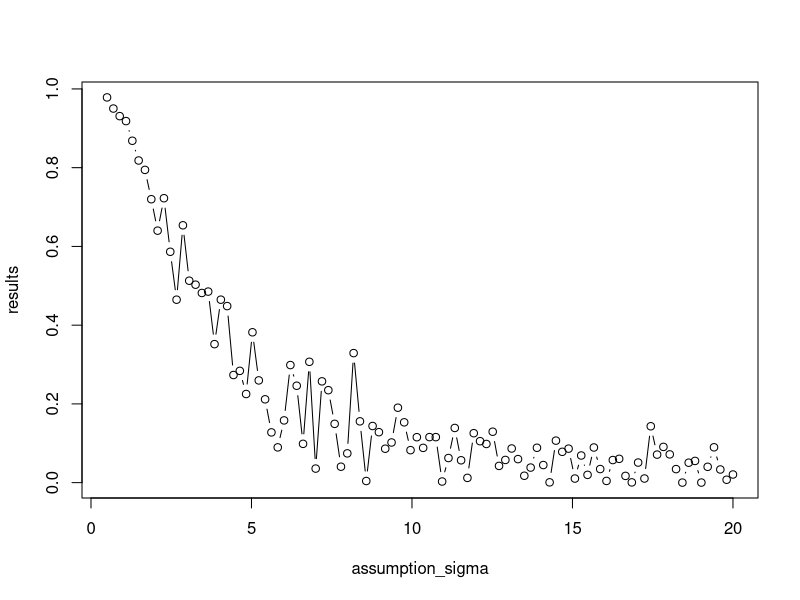
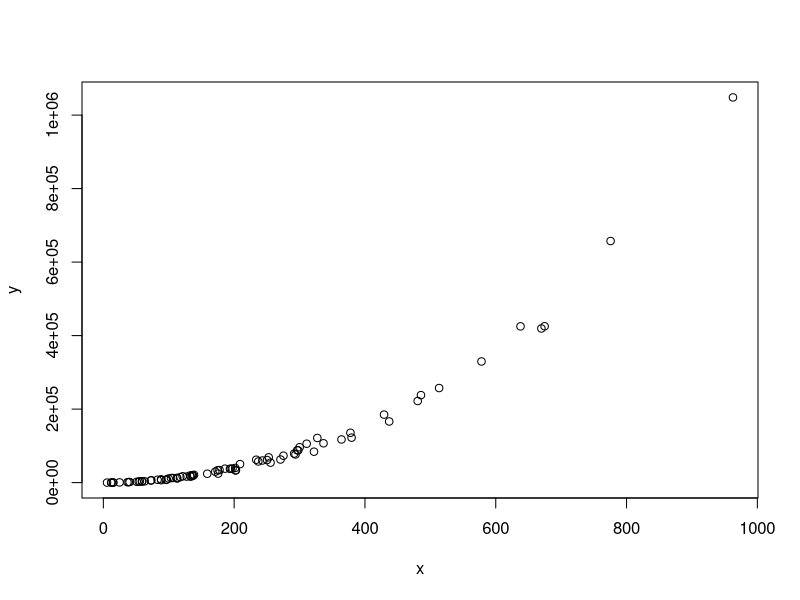
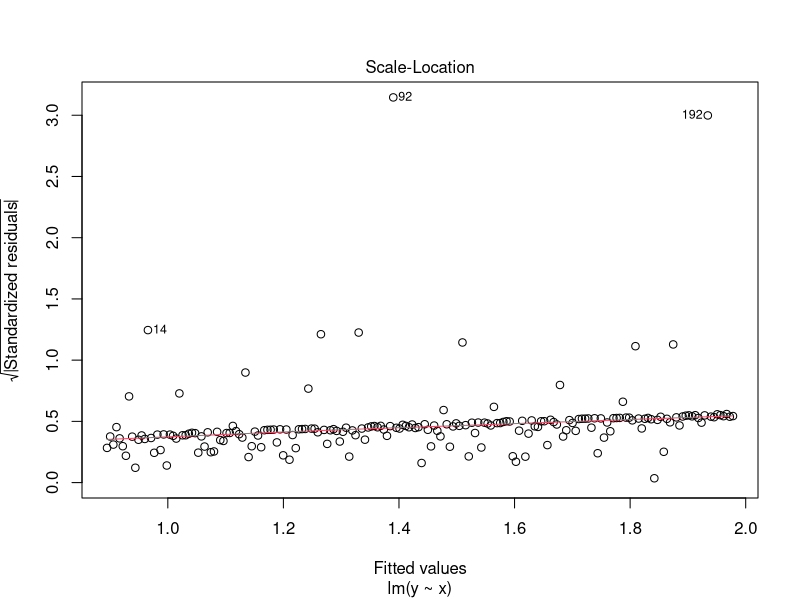
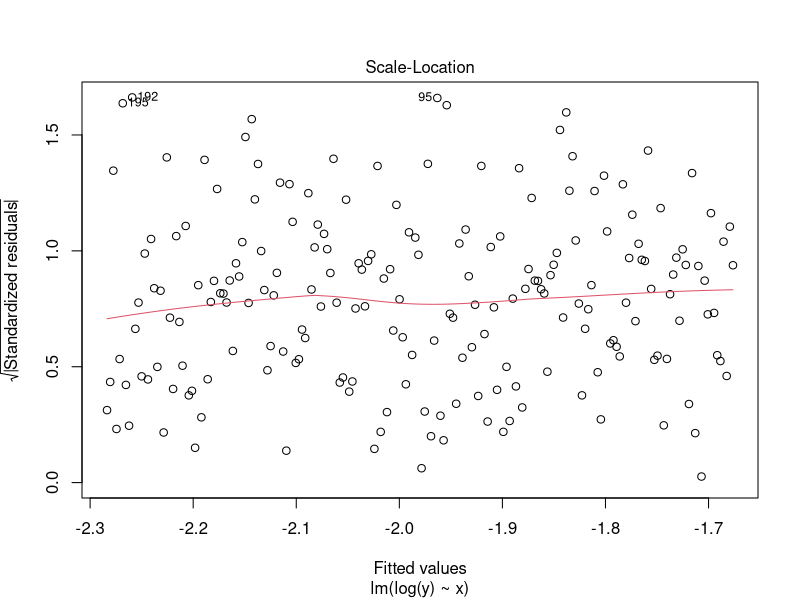

R code for these plots, in order:

# R-squared useful over R-squared useless

set.seed(2908)                   

# some toy/random data
x <- 1:30                        
y <- 2 + 0.5*x + rnorm(30,0,4)    
mod <- lm(y~x)                    
summary(mod)$r.squared            



# R-squared (coefficient of determination) is
# also sum of squared residuals (fitted-value deviations) (mms)
# over total sum of squared (tts)

f <- mod$fitted.values       # extract fitted (or predicted) values from model
mss <- sum((f - mean(f))^2)  
tss <- sum((y - mean(y))^2)  
mss/tss                      

#check
all.equal(summary(mod)$r.squared  , mss/tss  )


# R-squared and demonstrate them with simulations in R.
# Assuming: 1. R-squared doesn't  necessarily mean  measure goodness of fit. 
# It can be arbitrarily low when the model is completely correct. By making sigma2 large 
# large, we drive R-squared towards 0, even when every assumption of the simple linear regression model is correct in every particular.

useless_r2_with_sigma <- function(sig){
  x <- seq(1,10,length.out = 100)        
  y <- 2 + 1.2*x + rnorm(100,0,sd = sig) #  adding  some random noise to function
  summary(lm(y ~ x))$r.squared            
}

# plot shows sinking sigmas (starting with 1) where R2=1 and the model is completely wrong, respectively.

assumption_sigma <- seq(0.5,20,length.out = 100)
results <- sapply(assumption_sigma, useless_r2_with_sigma)             # apply our function to a series of sigma values
plot(results ~ assumption_sigma, type="b")



set.seed(2908)
x <- rexp(80,rate=0.005)                     # our predictor is data from an exponential distribution
y <- (x-1)^2 * runif(80, min=0.8, max=1.2)   # non-linear data generation
plot(x,y)				   


# check R squared
summary(lm(y ~ x))$r.squared

### tule gre mal čau...
# R-squared says nothing about prediction error, even with 
# exactly the same, and no change in the coefficients. 
# R-squared can be anywhere between 0 and 1 just by changing the range of X. 
# We're better off using Mean Square Error (MSE) as a measure of prediction error.

set.seed(2908)
x <- seq(1,10,length.out = 200)
y <- 2 + 1.2*x + rnorm(200,0,sd = 0.9) #sd = 0.9
mod1 <- lm(y ~ x)
summary(mod1)$r.squared
# [1] 0.9250846

# calculate MSE
sum((fitted(mod1) - y)^2)/200  
# [1] 0.7815316

# changing the range
set.seed(2908)

#getting different R2
x <- seq(1,3,length.out = 200)

y <- 2 + 1.2*x + rnorm(200,0,sd = 0.9)
mod1 <- lm(y ~ x)
summary(mod1)$r.squared
# [1] 0.3645032

#but MSE is the same
sum((fitted(mod1) - y)^2)/200  
# [1] 0.7815316


# The R2 falls from 0.92 to 0.36 but the MSE is practically unchanged!
# add plot

# 4. R-squared cannot be compared between a model with untransformed Y and one with transformed Y, or 
# between different transformations of Y. R-squared can easily go down when the model assumptions are better fulfilled. 

x <- seq(1,3,length.out = 200)
set.seed(2908)
y <- exp(-2 - 0.09*x + rnorm(100,0,sd = 2.5))
summary(lm(y ~ x))$r.squared

# and plot:

plot(lm(y ~ x), which=3)


# R is low

plot(lm(log(y)~x),which = 3) 

summary(lm(log(y)~x))$r.squared

# 5. It is very common to say that R-squared is "the fraction of variance explained" by the regression. 
# [Yet] if we regressed X on Y, we'd get exactly the same R-squared. 
# This in itself should be enough to show that a high R-squared says nothing about explaining one variable by another.

x <- seq(1,10,length.out = 200)
y <- 2 + 1.2*x + rnorm(100,0,sd = 2)
summary(lm(y ~ x))$r.squared
